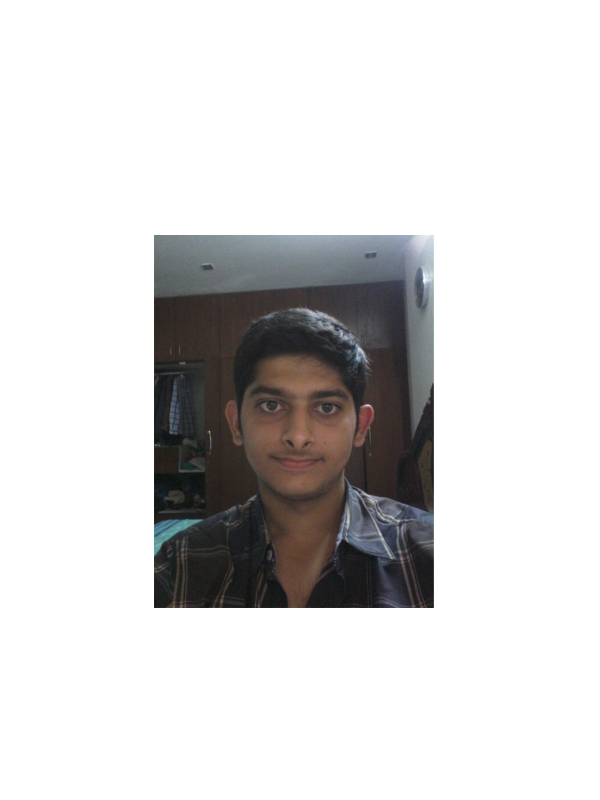
//> input picture FaceVerification/FaceVerification/pan4.jpg, 1200 x 1600 px (shown at 1/2 size)
$ ./main   (built with g++ and OpenCV 4)
//> lines starting //> are read from the running program, lines starting //| are printed output that depends on the picture
#include <opencv2/core/core.hpp>
#include <opencv2/imgproc/imgproc.hpp>
#include <opencv2/highgui/highgui.hpp>
#include <opencv2/objdetect/objdetect.hpp>
#include <opencv2/contrib/contrib.hpp>
#include<iostream>
#include<fstream>
#include<math.h>
#include<conio.h>
#include<stdio.h>
#define PI 3.141
#define ANGLETHRESH 0.05
#define DISTTHRESH 0.05
#define POINTTHRESH 0.03
#define NAMESTART 1
#define INLINE_Y 1
using namespace cv;
using namespace std;

int counter = 255;

//struct eyeC{
//	int x1,x2,y1,y2;
//};

struct FaceFeatures{
	vector<Point2f> dataPoints;
	vector<float> angles;
	vector<float> distances;
	Point2f imageSize;

};


// [27 lines of commented-out code are left out]

int detectFace(Mat &pan,CascadeClassifier fd,vector<Rect> &rectFaces,Mat &extFace,Rect &extFaceRect,int scaleFactor)
{
	fd.detectMultiScale(pan, rectFaces, 1.1f, 3, CASCADE_SCALE_IMAGE, Size(10 , 10 ));
	Rect temp;
	if(rectFaces.size()==1)
	{
		temp=rectFaces.at(0);
		Mat face(pan,Rect(temp.x,temp.y,temp.width,temp.height));
		//resize(face,face,Size(120,120));
		extFace=face.clone();
		extFaceRect=temp;
		return 1;
	}
	else return 0;
}
float getAngle(Point pt1, Point pt2, Mat &faceImage){
	Point2f vect;
	counter -= 3;
	vect.x = pt1.x - pt2.x;
	vect.y = pt1.y - pt2.y;
	float angle = atan2(pt1.x - pt2.x, pt1.y - pt2.y);
	//line(faceImage, pt1, pt2, Scalar(counter), 1, 8);
	if (vect.y==0) {
		return 90;
	}
	else {
		return angle*(180 / PI);
	}

}
// [13 lines left out: functions getDist, sortEyes, not called in this run]
int detectEyes(vector<Rect> &eyes,Mat &face,CascadeClassifier ed,int scaleFactor,float &angle)//,vector<Rect> eyeRects)
{
	eyes._Pop_back_n(eyes.size());
	vector<Rect> temp;
	ed.detectMultiScale(face, temp, 1.15f, 3, CASCADE_SCALE_IMAGE, Size(10*scaleFactor,10*scaleFactor));

		if(temp.size()>1)
		{
			//sortEyes(temp,eyes,INLINE_Y);
			if (temp.at(0).x > temp.at(1).x){ eyes.push_back(temp.at(1)); eyes.push_back(temp.at(0)); }
			else { eyes.push_back(temp.at(0)); eyes.push_back(temp.at(1)); }
			Mat null(100, 100, 1);
	angle = getAngle(Point(eyes.at(0).x, eyes.at(0).y), Point(eyes.at(1).x, eyes.at(1).y),null);
			return 1;
		}
		else
		{
			return 0;
		}


}
// [39 lines of commented-out code are left out]

// [203 lines left out: functions pre_process_stage_2, pre_process_stage_3, pre_process_stage_4, pre_process, saveFaceFeatures, GetPoints and 6 more, not called in this run]
int totalCount = 0;
void loadData(String path,vector<Mat> &faceArray){
//> called with path = "F:/temp/test/faces_extracted/"
	int i = 0;
	for (i = 1; i < 6; i++){
		String imagePath = path + "pan" + (char)(i + 48) + ".png";
		Mat temp;
		//cout << imagePath<<"\n";
		temp = imread(imagePath);
//> pan1.png cannot be read in this run, so this picture is empty
		if (temp.data ==NULL){ break; }
		else{
			faceArray.push_back(temp);
		}
	}
	totalCount = i - 1;
}

int main(int argc, char* argv[])
{
	double sum;
	int progress = 0;
	vector<Rect> faceRects;
	CascadeClassifier fd, ed, nd, md;
	//eyeC left = { 0 }, right = { 0 };

	//String root = argv[1];
	String faceFolder;
	//faceFolder = root + "faces_extracted/";
	vector<Mat> samplefaces;
	faceFolder = "F:/temp/test/faces_extracted/";
	loadData(faceFolder, samplefaces);
	cout << "\n sample faces " << samplefaces.size()<<"\n";

	fd.load("C:\\OpenCV\\OPENCV2.4.10\\opencv\\sources\\data\\haarcascades\\haarcascade_frontalface_alt.xml");

	ed.load("C:\\OpenCV\\OPENCV2.4.10\\opencv\\sources\\data\\haarcascades\\haarcascade_eye.xml");

	nd.load("C:\\OpenCV\\OPENCV2.4.10\\opencv\\sources\\data\\haarcascades\\haarcascade_mcs_nose.xml");

	md.load("C:\\OpenCV\\OPENCV2.4.10\\opencv\\sources\\data\\haarcascades\\haarcascade_mcs_mouth.xml");

	Mat image;
	Rect facerect;
	Mat extFace;
	if (fd.empty() || ed.empty() || md.empty() || nd.empty())
	{
		cout << "2";//couldnt load classifiers
	}


	vector<FaceFeatures> samplesFaces;
	FaceFeatures testFace;
	//error codes
	//1=done
	//5= samples
	//
	//0=image not loaded
	//2=eyes not found
	//3=nose not found
	//4=mouth not found

	String file;
	for (int namecount = 0; namecount < totalCount; namecount++){
		vector<Rect> faceRects;
		vector<Rect> eyes;
		vector<Rect> nose;
		vector<Rect> mouth;
		// [6 lines of commented-out code are left out]
		samplefaces[namecount].copyTo(image);
		if (image.channels() >= 2){
			cvtColor(image,image, CV_BGR2GRAY);
		}

		int scaleFactor = ((image.rows / 600) + (image.cols / 443)) / 2;
		if (detectFace(image, fd, faceRects, extFace, facerect,scaleFactor))
		{
			float angle=0;
			//cout << "face deon";
			progress = 2;//face detected
			pre_process(extFace);
			resize(extFace, extFace,Size(240, 240));
			//cout << "face11 deon";
			if (detectEyes(eyes, extFace, ed,scaleFactor+2,angle))
			{	progress = 3; //eyes detected
			//	rotateByAngle(extFace, angle);
			}
		}

		//cout << "done face n eyes";
		String window("face");
		window = window + char(namecount + 48);
		//namedWindow(window, CV_WINDOW_NORMAL);
		//imshow(window, extFace);
		//waitKey(1);
		if (progress == 3)
		{
			nd.detectMultiScale(extFace, nose, 1.1f, 3, CASCADE_SCALE_IMAGE, Size(10 * (scaleFactor + 1), 10 * (scaleFactor + 1)));
			if (nose.size() > 0)
			{

				if (nose.size() > 1){
					vector<Rect> temp;
					for (int i = 0; i < nose.size(); i++){
							temp.push_back(nose.at(i));
					}
					nose._Pop_back_n(nose.size());
					for (int i = 0; i < temp.size(); i++){
						if (temp.at(i).y>eyes.at(0).y && (temp.at(i).x< ((eyes.at(0).x + eyes.at(0).width / 2 + eyes.at(1).x + eyes.at(1).width / 2) / 2)*1.5 || temp.at(i).x>((eyes.at(0).x + eyes.at(0).width / 2 + eyes.at(1).x + eyes.at(1).width / 2) / 2)*0.5)){
							nose.push_back(temp.at(i));
						}
					}
				}
			}
			else
				//cout << "nose not found " << file;
				cout << "3";
			md.detectMultiScale(extFace, mouth, 1.1f, 4, CASCADE_SCALE_IMAGE, Size(40,40));
			if (mouth.size() > 0)
			{
				vector<Rect> temp;
				for (int i = 0; i < mouth.size(); i++){
					temp.push_back(mouth.at(i));
				}
				mouth._Pop_back_n(mouth.size());
				for (int i = 0; i < temp.size(); i++){
					if (temp.at(i).y>nose.at(0).y){
						mouth.push_back(temp.at(i));
					}
				}
			}
			else
				//cout << "mouth not found  " << file;
			cout << "4";

		}
		else if (progress == 2){
			//cout << "eyes not found for test image " << file;
			cout << "2";


		}
		else
		{
			//cout << "face not found for test image";
			cout << "0";

		}
		FaceFeatures faceFeat;

		counter = 255;
		if (eyes.size() >= 2 && nose.size() >= 1 && mouth.size() >= 1){
			GetPoints(extFace, eyes.at(0), eyes.at(1), nose.at(0), mouth.at(0), faceFeat);
		}
		else{ cout << "katta ho gaya"; }
		computeFeatures(faceFeat,extFace);
		//saveFaceFeatures(faceFeat, filename);
		samplesFaces.push_back(faceFeat);


		// [6 lines of commented-out code are left out]

		window = window + char(namecount + 48);
		namedWindow(window, CV_WINDOW_NORMAL);
		imshow(window, extFace);
		//window += "orig";
		//namedWindow(window, CV_WINDOW_NORMAL);
		//imshow(window, image);
		waitKey(1);

//		cout << "\n\n Eye to Eye:" << eyetoeye << "\nEye to Nose:" << eyetonose << "\n Eye to Mouth:" << eyetomouth << "\n Nose to mouth:" << nosetomouth;


	}
	cout << "out of loop";
	vector<Rect> eyes;
	vector<Rect> nose;
	vector<Rect> mouth;
	String testImagePath;
	//String testImagePath =argv[1];
	testImagePath = "F:/temp/test/pan4.jpg";
	//testImagePath += argv[2];
	Mat testImage = imread(testImagePath);
//> testImage is the input picture: 1600 rows x 1200 cols, CV_8UC3; mean B, G, R 214.3, 214.4, 215.3
	//cout << testImagePath;
   //Mat testImage = imread("test.jpg");
	if (testImage.data == NULL){ return -3; }

	if (testImage.channels() >= 2){
		cvtColor(testImage,testImage, CV_BGR2GRAY);
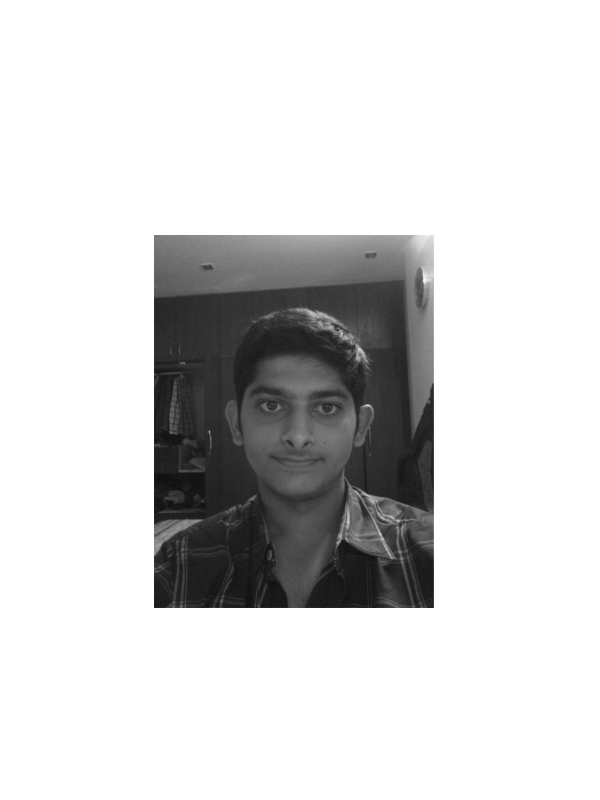
//> testImage: 1600 rows x 1200 cols, CV_8UC1 (shown at 1/2 size); min 12, max 255, mean 214.6
	}
	int scaleFactor = ((testImage.rows / 600) + (testImage.cols / 443)) / 2;
//> scaleFactor = 2
	if (detectFace(testImage, fd, faceRects, extFace, facerect,scaleFactor))
//> in detectFace, `fd.detectMultiScale(pan, rectFaces, 1.1f, 3, CASCADE_SCALE_IMAGE, Size..`: rectFaces = 1 Rect (x, y, width, height): [453, 706, 290, 290]
//> in detectFace, `temp=rectFaces.at(0);`: temp = Rect(453, 706, 290, 290)
//> in detectFace, `Mat face(pan,Rect(temp.x,temp.y,temp.width,temp.height));`:
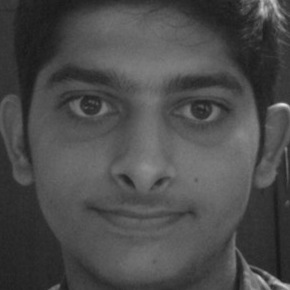
//> face: 290 rows x 290 cols, CV_8UC1; min 22, max 233, mean 75.4
//> faceRects = 1 Rect (x, y, width, height): [453, 706, 290, 290]; facerect = Rect(453, 706, 290, 290)
	{
		float angle = 0;
		progress = 2;
		//face detected
		if (detectEyes(eyes, extFace, ed,scaleFactor,angle))
//> (in detectEyes, `eyes._Pop_back_n(eyes.size());` was passed over: _Pop_back_n is not available in this run)
//> in detectEyes, `ed.detectMultiScale(face, temp, 1.15f, 3, CASCADE_SCALE_IMAGE, Size(10..`: temp = 3 Rects (x, y, width, height): [112, 170, 22, 22], [168, 79, 61, 61], [52, 69, 69, 69]
//> in detectEyes, `eyes.push_back(temp.at(0))`: eyes = 1 Rect (x, y, width, height): [112, 170, 22, 22]
//> in detectEyes, `eyes.push_back(temp.at(1))`: eyes = 2 Rects (x, y, width, height): [112, 170, 22, 22], [168, 79, 61, 61]
//> in getAngle, `vect.x = pt1.x - pt2.x;`: vect = Point(-56, 0)
//> in getAngle, `vect.y = pt1.y - pt2.y;`: vect = Point(-56, 91)
//> in getAngle, `float angle = atan2(pt1.x - pt2.x, pt1.y - pt2.y);`: angle = -0.552
//> in detectEyes, `angle = getAngle(Point(eyes.at(0).x, eyes.at(0).y), Point(eyes.at(1).x..`: angle = -31.61
//> angle = -31.61
		{
			progress = 3; //eyes detected
			//rotateByAngle(extFace, angle);
		}
	}

	if (progress == 3)
	{
//> (the run ends here: the program stops with an error, at `nd.detectMultiScale(extFace, nose, 1.1f, 3, CASCADE_SCALE_IMAGE, Size(..`)

$ run again, with FaceVerification/FaceVerification/pan1.jpg copied over FaceVerification/FaceVerification/pan4.jpg
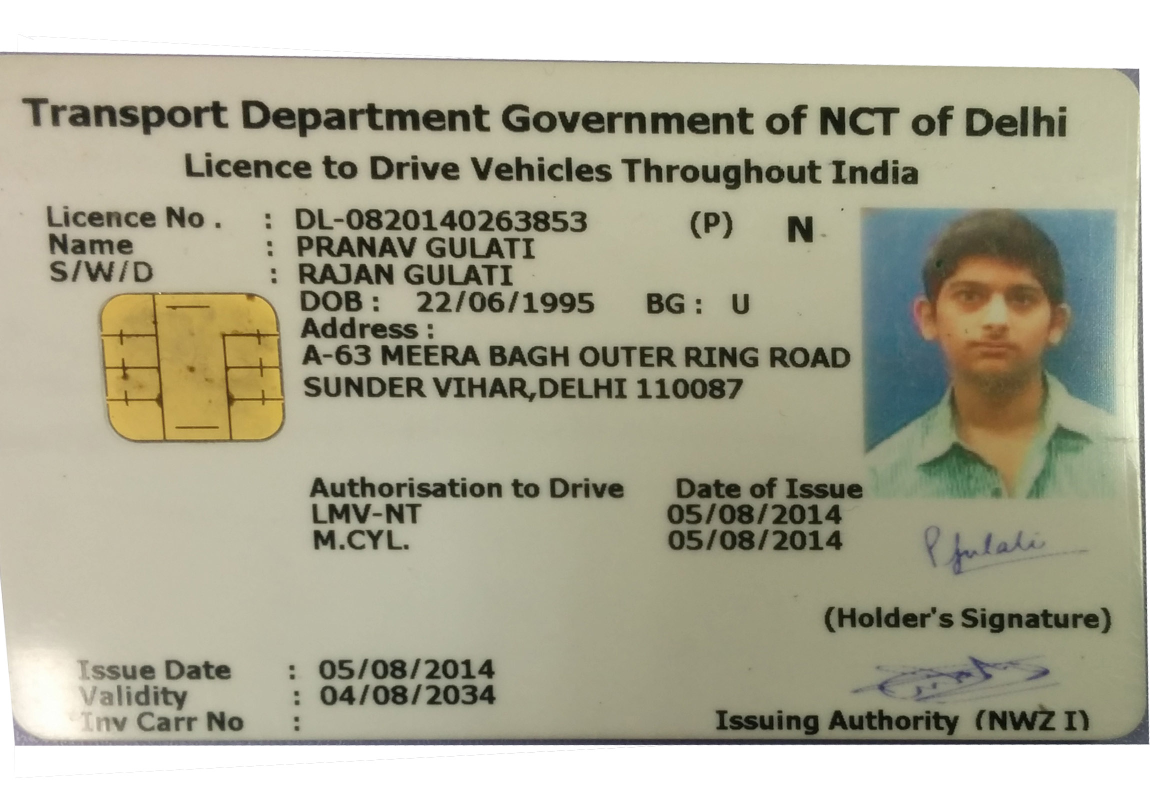
//> input picture FaceVerification/FaceVerification/pan1.jpg, 2300 x 1620 px (shown at 1/2 size)
//> testImage is the input picture: 1620 rows x 2300 cols, CV_8UC3; mean B, G, R 151.2, 171.4, 173.3
//> `cvtColor(testImage,testImage, CV_BGR2GRAY);`:
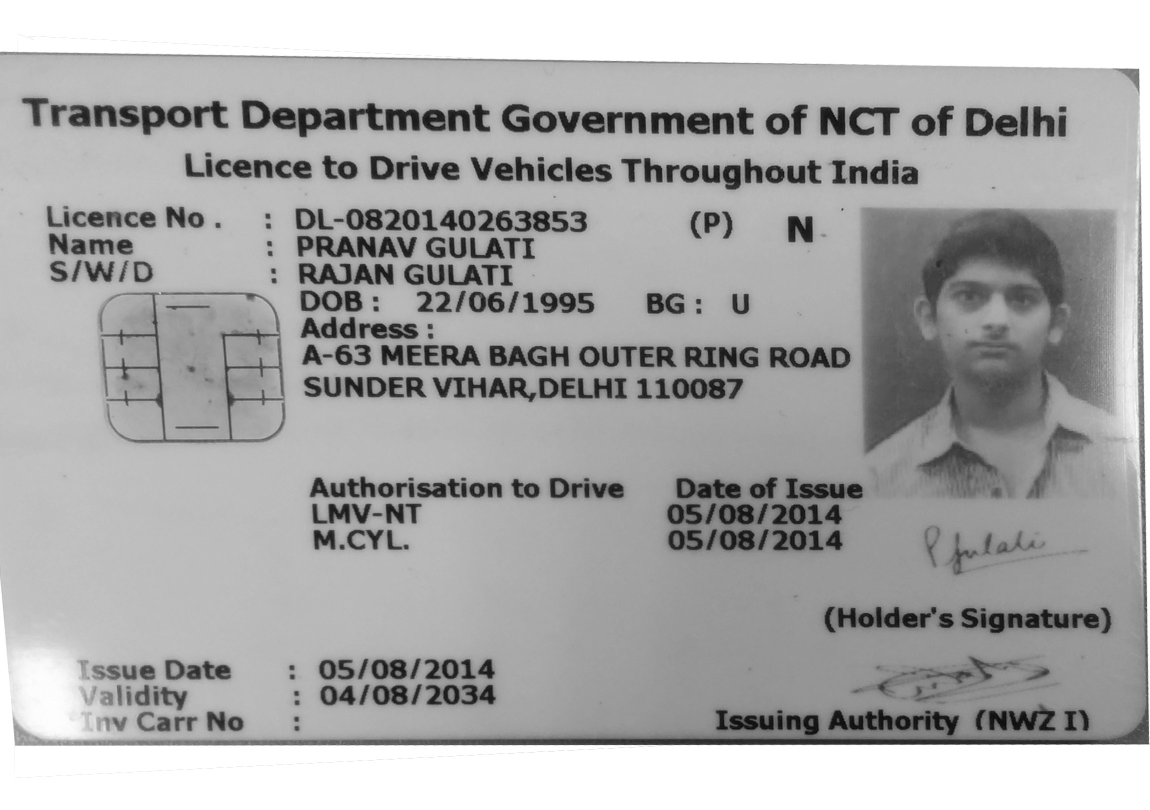
//> testImage: 1620 rows x 2300 cols, CV_8UC1 (shown at 1/2 size); min 4, max 255, mean 169.6
//> rectFaces = 1 Rect (x, y, width, height): [1852, 493, 271, 271]
//> in detectFace, `temp=rectFaces.at(0);`: temp = Rect(1852, 493, 271, 271)
//> in detectFace, `Mat face(pan,Rect(temp.x,temp.y,temp.width,temp.height));`:
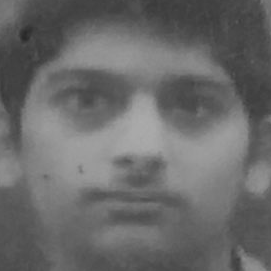
//> face: 271 rows x 271 cols, CV_8UC1; min 40, max 172, mean 105.8
//> faceRects has the same summary as rectFaces in detectFace
//> in detectEyes, `ed.detectMultiScale(face, temp, 1.15f, 3, CASCADE_SCALE_IMAGE, Size(10..`: temp = 2 Rects (x, y, width, height): [53, 65, 65, 65], [155, 71, 65, 65]
//> in detectEyes, `eyes.push_back(temp.at(0))`: eyes = 1 Rect (x, y, width, height): [53, 65, 65, 65]
//> in detectEyes, `eyes.push_back(temp.at(1))`: eyes has the same summary as temp
//> in getAngle, `vect.x = pt1.x - pt2.x;`: vect = Point(-102, 0)
//> in getAngle, `vect.y = pt1.y - pt2.y;`: vect = Point(-102, -6)
//> in getAngle, `float angle = atan2(pt1.x - pt2.x, pt1.y - pt2.y);`: angle = -1.63
//> in detectEyes, `angle = getAngle(Point(eyes.at(0).x, eyes.at(0).y), Point(eyes.at(1).x..`: angle = -93.38
//> `if (detectEyes(eyes, extFace, ed,scaleFactor,angle))`: eyes has the same summary as temp in detectEyes
